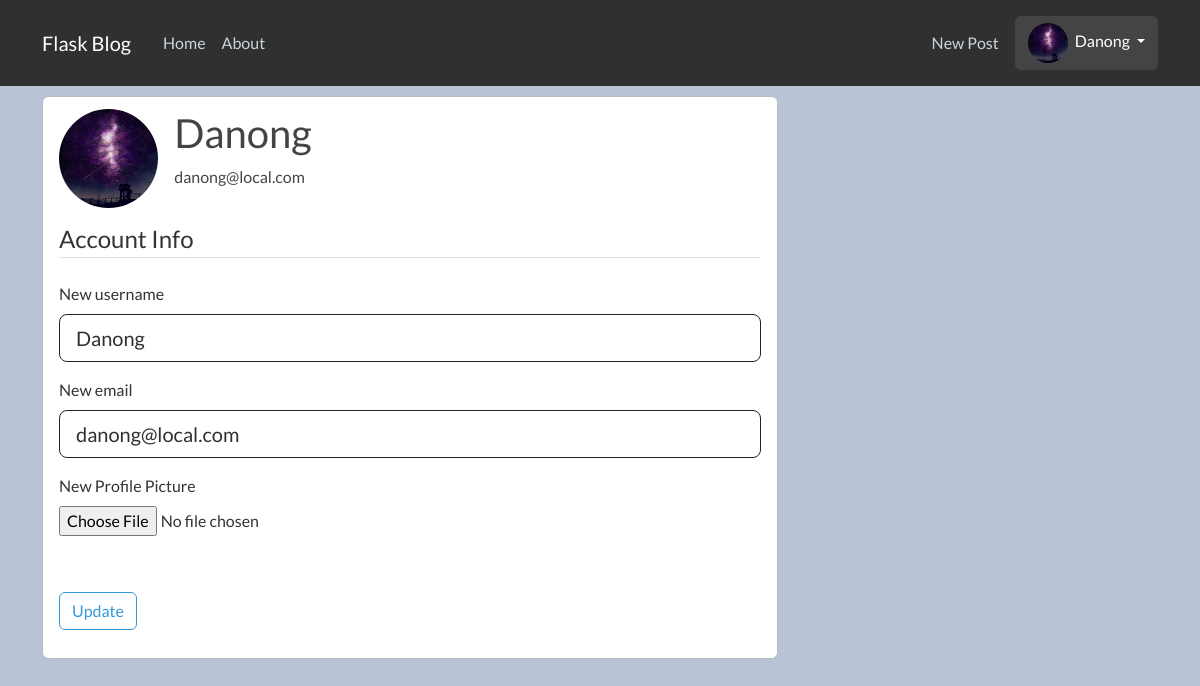
Page /account (signed in) on the committed database.
### flask_blog/models.py (models this page shows, shortened)
class User(db.Model, UserMixin):
	id = db.Column(db.Integer, primary_key=True)
	username = db.Column(db.String(20), unique=True, nullable=False)
	email = db.Column(db.String(120), unique=True, nullable=False)
	date_created = db.Column(db.DateTime, nullable=False, default=datetime.utcnow)
	image_file = db.Column(db.String(20), nullable=False, default='default.jpg')
	password = db.Column(db.String(60), nullable=False)
	privilege_level = db.Column(db.Integer, nullable=False, default=4)
	posts = db.relationship('Post', backref='author', lazy=True)

### flask_blog/users/routes.py (the view)
@users.route('/account', methods=['GET', 'POST'])
@login_required
def account():
	form = UpdateAccountForm()
	if form.validate_on_submit():
		if form.profile_picture.data:
			current_user.image_file = save_picture(form.profile_picture.data)
		current_user.username = form.username.data
		current_user.email = form.email.data
		db.session.commit()
		flash('Your account has been updated', 'success')
		return redirect(url_for('users.account'))
	elif request.method == 'GET':
		form.username.data = current_user.username
		form.email.data = current_user.email
	return render_template('account.html', title='Account', form=form)

### flask_blog/users/forms.py (shortened to what this page needs)
class UpdateAccountForm(FlaskForm):
	profile_picture = FileField('New Profile Picture', validators=[FileAllowed(['jpg', 'jpeg', 'png', 'gif']), FileSize(max_size=25*(1024**2))])
	username = StringField('New username',
						   validators=[validators.DataRequired(),
									   validators.Length(min=2, max=20)])
	email = StringField('New email',
						validators=[validators.DataRequired(),
									validators.Email()])
	submit = SubmitField('Update')

### flask_blog/models.py (called while the page is built)
@loginManager.user_loader
def loadUser(userID: int):
	return User.query.get(int(userID))

### flask_blog/utils.py (called while the page is built)
def get_profile_picture(user: User):
	profile_picture = url_for('static', filename=f'profile_pictures/{user.image_file}')
	return profile_picture

### flask_blog/templates/account.html (shortened to what this page needs)
{% extends "layout.html" %}
{% block content %}
    <div class="content-section">
          <div class="media">
                <img class="rounded-circle account-img" src="{{ get_profile_picture(current_user) }}">
                <div class="media-body">
                      <h2 class="account-heading">{{ current_user.username }}</h2>
                      <p class="text-secondary">{{ current_user.email }}</p>
                </div>
          </div>
        <form action="" method="POST" enctype="multipart/form-data">
            <fieldset class="form-group">
                <legend class="border-bottom mb-4">Account Info</legend>
                <div class="form-group">
                    {{ form.username.label(class="form-control-label") }}
                    {% if form.username.errors %}
                        {{ form.username(class="form-control form-control-lg form-control-md form-control-xs is-invalid") }}
                        <div class="invalid-feedback">
                            {% for error in form.username.errors %}
                            <span>{{ error }}</span>
                            {% endfor %}
                        </div>
                    {% else %}
                        {{ form.username(class="form-control form-control-lg form-control-md form-control-xs") }}
                    {% endif %}
                </div>
                <div class="form-group">
                    {{ form.email.label(class="form-control-label") }}
                    {% if form.email.errors %}
                        {{ form.email(class="form-control form-control-lg form-control-md form-control-xs is-invalid") }}
                        <div class="invalid-feedback">
                            {% for error in form.email.errors %}
                            <span>{{ error }}</span>
                            {% endfor %}
                        </div>
                    {% else %}
                        {{ form.email(class="form-control form-control-lg form-control-md form-control-xs") }}
                    {% endif %}
                </div>
                <div class="form-group">
                    {{ form.profile_picture.label() }}
                    {{ form.profile_picture(class="form-control-file") }}
                    <small class="text-muted">Max file size is 25MB</small>
                </div>
            </fieldset>
            <div class="form-group">
                {{ form.submit(class="btn btn-outline-info") }}
            </div>
        </form>
    </div>
{% endblock content %}

### flask_blog/templates/layout.html (shortened to what this page needs)
<!DOCTYPE html>
<html>
<head>
    <link rel="stylesheet" href="https://maxcdn.bootstrapcdn.com/bootstrap/4.0.0/css/bootstrap.min.css">
    <link rel="stylesheet" type="text/css" href="https://bootswatch.com/5/darkly/bootstrap.css">
    <link rel="stylesheet" type="text/css" href="{{ url_for('static', filename='main.css') }}">
</head>
<body>
    <header class="site-header">
      <nav class="navbar navbar-expand-md navbar-expand-lg navbar-expand-xs navbar-dark bg-dark fixed-top">
        <div class="container">
          <a class="navbar-brand mr-4" href="/">Flask Blog</a>
          <div class="collapse navbar-collapse" id="navbarToggle">
            <div class="navbar-nav mr-auto">
              <a class="nav-item nav-link" href="{{ url_for('main.home') }}">Home</a>
              <a class="nav-item nav-link" href="{{ url_for('main.about') }}">About</a>
            </div>
            {% if current_user.is_authenticated %}
              <div class="navbar-nav mr-2">
                  <a class="nav-item nav-link" href="{{ url_for('posts.newPost') }}">New Post</a>
              </div>
              <div class="dropdown">
                  <button class="btn btn-secondary dropdown-toggle" type="button" id="dropdownMenuButton" data-toggle="dropdown" aria-haspopup="true" aria-expanded="false">
                    <img src="{{ get_profile_picture(current_user) }}" width="40" height="40" class="rounded-circle mr-1"> {{ current_user.username }}
                  </button>
              </div>
            {% else %}
              <div class="navbar-nav">
                <a class="nav-item nav-link" href="{{ url_for('users.login') }}">Login</a>
                <a class="nav-item nav-link" href="{{ url_for('users.register') }}">Register</a>
              </div>
            {% endif %}
          </div>
        </div>
      </nav>
    </header>
    <main role="main" class="container">
      <div class="row">
        <div class="col-md-8">
          {% block content %}{% endblock %}
        </div>
      </div>
    </main>
</body>
</html>

### flask_blog/static/main.css (style rules this page uses)
body { background: #b8c3d6; color: #333333; margin-top: 6rem; }
h1, h2, h3, h4, h5, h6 { color: #444444; }
a { color: #0d6efd; text-decoration: none; }
.site-header .navbar-nav .nav-link { color: #cbd5db; padding-top: 0.05rem; padding-bottom: 0.02rem; }
.content-section { background: #ffffff; padding: 0.75rem 1rem; border: 0.05rem solid #b6bac2; border-radius: 0.4rem; margin-bottom: 1rem; }
.account-img { height: 6.2rem; width: 6.2rem; margin-right: 1rem; margin-bottom: 0.8rem; }
.account-heading { font-size: 2.5rem; }

### rows in the picture
User: image_file (picture), username "Danong", email "danong@local.com"
